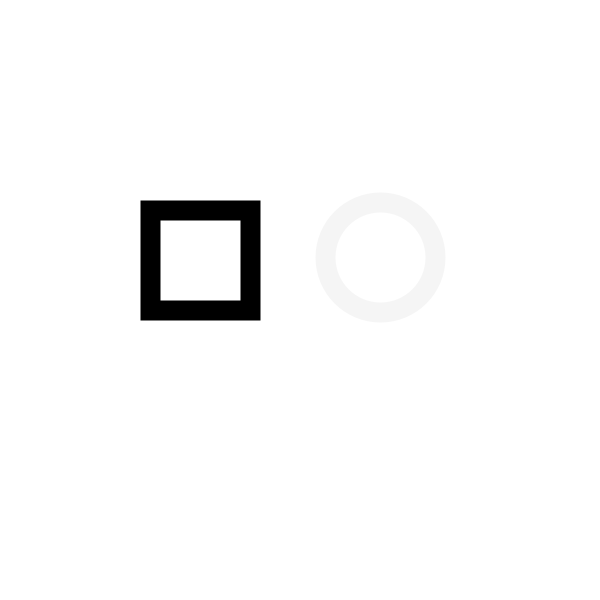
Frame 1 (no input)
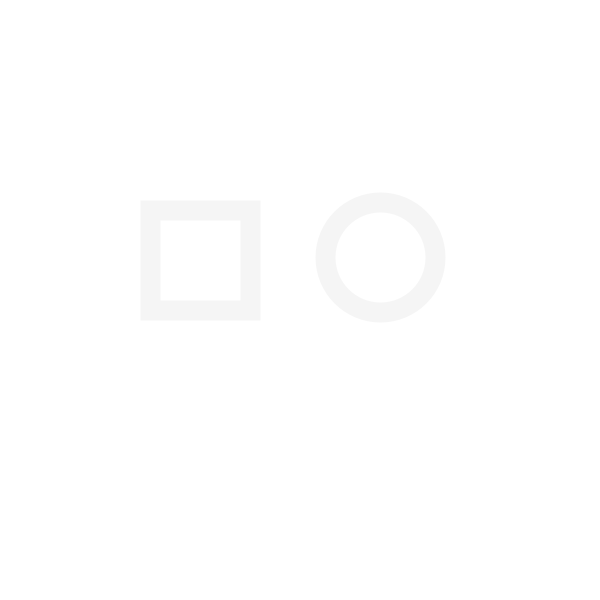
Frame 60 (the mouse pressed at the canvas centre just before this capture)
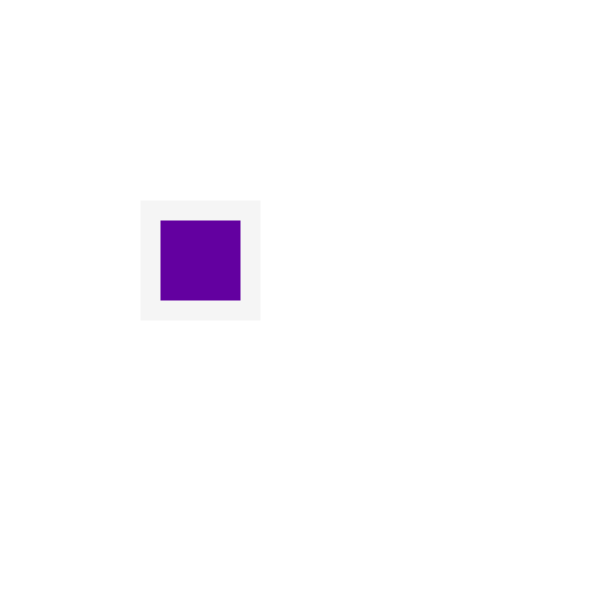
Frame 120 (the mouse held since frame 60 and released just before this capture)

The Processing sketch that drew these frames (run headless with seeded random() and noise(); from frame 60 on, the mouse is pressed at the canvas centre):

// Processing sketch: processing_114379
// ── processing_114379.pde

//BOUNDARIES: Circle & Square
//VIIRJ.COM, 2013

int c1 = 150;
int c2 = 210;
int d1 =380;
int d2 = 257;
  
void setup() {
  size( 600, 600);
  smooth();
  strokeWeight(20);
}

void draw() {
  background(255);


// LEFT square: disappears when mouse over
  if ((mouseX >= c1) && (mouseX <= c1+100) &&
    (mouseY >= c2) && (mouseY <= c2+120)) {
    strokeWeight(20);
    fill(random(2), random(255), random(255));
  } else {
    rect(c1, c2, 100, 100);
    stroke(245);
  }

//RIGHT circle: disappears when mouse over

  float x = dist(mouseX, mouseY, d1, d2);
  if (x<=110) {
    fill(random(255), random(2), random(255));
  } else {
    ellipse(d1, d2, 110, 110);
    fill(255);
  }
}
